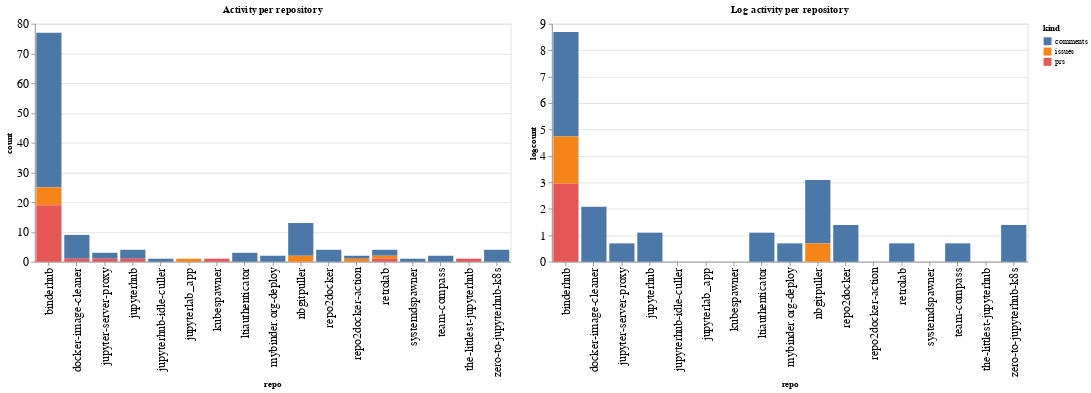

Source (notebook cell):
### Code cell
ch1 = alt.Chart(repo_summaries, width=600, title="Activity per repository").mark_bar().encode(
    x='repo',
    y='count',
    color='kind',
    tooltip="kind"
)

ch2 = alt.Chart(repo_summaries, width=600, title="Log activity per repository").mark_bar().encode(
    x='repo',
    y='logcount',
    color='kind',
    tooltip="kind"
)

ch1 | ch2

### Figure 1 — Vega-Lite specification as saved in the notebook (floating-point values rounded to 4 significant figures)
{"config": {"axisLeft": {"labelFontSize": 15}, "axisBottom": {"labelFontSize": 15}}, "hconcat": [{"mark": "bar", "encoding": {"color": {"type": "nominal", "field": "kind"}, "tooltip": {"type": "nominal", "field": "kind"}, "x": {"type": "nominal", "field": "repo"}, "y": {"type": "quantitative", "field": "count"}}, "title": "Activity per repository", "width": 600}, {"mark": "bar", "encoding": {"color": {"type": "nominal", "field": "kind"}, "tooltip": {"type": "nominal", "field": "kind"}, "x": {"type": "nominal", "field": "repo"}, "y": {"type": "quantitative", "field": "logcount"}}, "title": "Log activity per repository", "width": 600}], "data": {"name": "data-9fe2f77ceef64f20537bcb628a9bea4b"}, "$schema": "https://vega.github.io/schema/vega-lite/v4.8.1.json", "datasets": {"data-9fe2f77ceef64f20537bcb628a9bea4b": [{"repo": "binderhub", "kind": "comments", "count": 52, "logcount": 3.951}, {"repo": "binderhub", "kind": "issues", "count": 6, "logcount": 1.792}, {"repo": "binderhub", "kind": "prs", "count": 19, "logcount": 2.944}, {"repo": "docker-image-cleaner", "kind": "comments", "count": 8, "logcount": 2.079}, {"repo": "docker-image-cleaner", "kind": "prs", "count": 1, "logcount": 0.0}, {"repo": "jupyter-server-proxy", "kind": "comments", "count": 2, "logcount": 0.6931}, {"repo": "jupyter-server-proxy", "kind": "prs", "count": 1, "logcount": 0.0}, {"repo": "jupyterhub", "kind": "comments", "count": 3, "logcount": 1.099}, {"repo": "jupyterhub", "kind": "prs", "count": 1, "logcount": 0.0}, {"repo": "jupyterhub-idle-culler", "kind": "comments", "count": 1, "logcount": 0.0}, {"repo": "jupyterlab_app", "kind": "issues", "count": 1, "logcount": 0.0}, {"repo": "kubespawner", "kind": "prs", "count": 1, "logcount": 0.0}, {"repo": "ltiauthenticator", "kind": "comments", "count": 3, "logcount": 1.099}, {"repo": "mybinder.org-deploy", "kind": "comments", "count": 2, "logcount": 0.6931}, {"repo": "nbgitpuller", "kind": "comments", "count": 11, "logcount": 2.398}, {"repo": "nbgitpuller", "kind": "issues", "count": 2, "logcount": 0.6931}, {"repo": "repo2docker", "kind": "comments", "count": 4, "logcount": 1.386}, {"repo": "repo2docker-action", "kind": "comments", "count": 1, "logcount": 0.0}, {"repo": "repo2docker-action", "kind": "issues", "count": 1, "logcount": 0.0}, {"repo": "retrolab", "kind": "comments", "count": 2, "logcount": 0.6931}, {"repo": "retrolab", "kind": "issues", "count": 1, "logcount": 0.0}, {"repo": "retrolab", "kind": "prs", "count": 1, "logcount": 0.0}, {"repo": "systemdspawner", "kind": "comments", "count": 1, "logcount": 0.0}, {"repo": "team-compass", "kind": "comments", "count": 2, "logcount": 0.6931}, {"repo": "the-littlest-jupyterhub", "kind": "prs", "count": 1, "logcount": 0.0}, {"repo": "zero-to-jupyterhub-k8s", "kind": "comments", "count": 4, "logcount": 1.386}]}}
